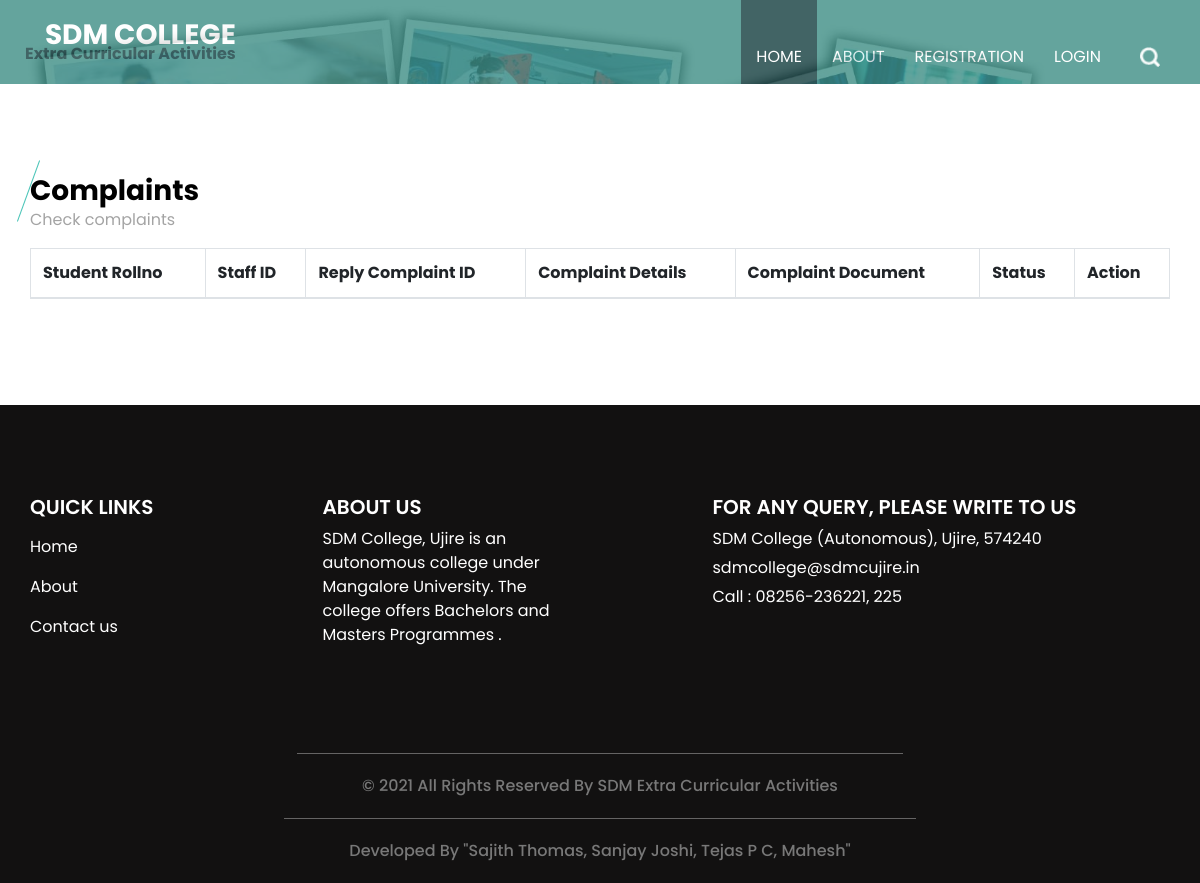
The page /view-complaint.php on the database as committed earlier.
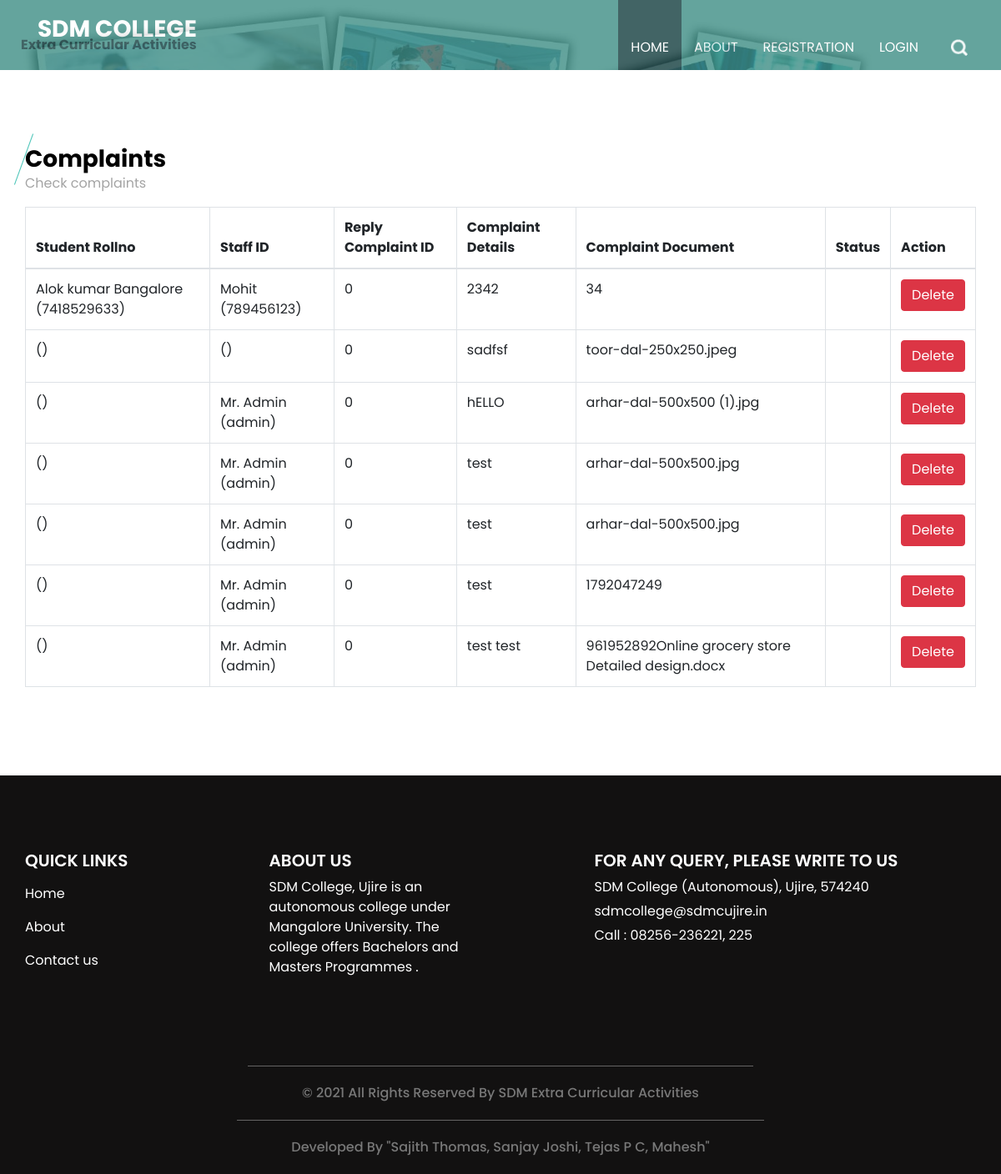
The same page on the database as committed later.
### tables this page shows
CREATE TABLE `complaint_report` (
  `complaint_report_id` int(11) NOT NULL,
  `student_id` int(11) NOT NULL,
  `staff_id` int(11) NOT NULL,
  `reply_complaint_report_id` int(11) NOT NULL,
  `complaint_date_tim` datetime NOT NULL,
  `complaint_detail` text NOT NULL,
  `complain_doc` varchar(300) NOT NULL,
  `complaint_status` varchar(20) NOT NULL
);

CREATE TABLE `student` (
  `student_id` int(11) NOT NULL,
  `student_name` varchar(30) NOT NULL,
  `course_id` int(11) NOT NULL,
  `student_rollno` varchar(10) NOT NULL,
  `student_password` varchar(300) NOT NULL,
  `st_class` varchar(20) NOT NULL,
  `student_image` varchar(300) NOT NULL,
  `gender` varchar(10) NOT NULL,
  `dob` date NOT NULL,
  `language` varchar(25) NOT NULL,
  `elective_paper` varchar(20) NOT NULL,
  `extension_activities` varchar(50) NOT NULL,
  `student_status` varchar(10) NOT NULL
);

CREATE TABLE `staff` (
  `staff_id` int(11) NOT NULL,
  `staff_name` varchar(25) NOT NULL,
  `staff_dp` varchar(300) NOT NULL,
  `staff_type` varchar(20) NOT NULL,
  `department_id` int(11) NOT NULL,
  `login_id` varchar(25) NOT NULL,
  `password` varchar(300) NOT NULL,
  `gender` varchar(6) NOT NULL,
  `dob` date DEFAULT NULL,
  `staff_status` varchar(10) NOT NULL
);

### view-complaint.php (the view, shortened to what this page needs)
<?php
include("header.php");
?>
  <section class="event_section layout_padding">
    <div class="container">
      <div class="heading_container">
        <h3>
         Complaints
        </h3>
        <p>
         Check complaints
        </p>
      </div>
      <div class="event_container">
        <div class="">
<table id="datatableplugin" class="table table-bordered">
	<thead>
		<tr>
			<th>Student Rollno</th>
			<th>Staff ID</th>
			<th>Reply Complaint ID</th>
			<th>Complaint Details</th>
			<th>Complaint Document</th>
			<th>Status</th>
			<th>Action</th>
		</tr>
	</thead>
	<tbody>
		<?php
		$sqlview = "SELECT complaint_report.*,student.student_name, student.student_rollno, staff.staff_name, staff.login_id FROM complaint_report LEFT JOIN student ON student.student_id=complaint_report.student_id LEFT JOIN staff ON complaint_report.staff_id=staff.staff_id";
		$qsqlview = mysqli_query($con,$sqlview);
		while($rsview = mysqli_fetch_array($qsqlview))
		{
			echo "<tr>
				<td>$rsview[student_name] ($rsview[student_rollno])</td>
				<td>$rsview[staff_name] ($rsview[login_id])	</td>
				<td>$rsview[reply_complaint_report_id]</td>
				<td>$rsview[complaint_detail]</td>
				<td>$rsview[complain_doc]</td>
				<td>$rsview[complaint_status] <br>";
				echo"</td>
				<td>
				<a href='view-complaint.php?delid=$rsview[complaint_report_id]' class='btn btn-danger' onclick='return confirmdel()' >Delete</a>
				</td>
			</tr>";
		}
		?>
	</tbody>
</table>
        </div>
      </div>
    </div>
  </section>
<?php
include("footer.php");
?>

Rows that differ between the two databases and show on the page:
added complaint_report: student.student_name "Alok kumar Bangalore", student.student_rollno "7418529633", staff.staff_name "Mohit", staff.login_id "789456123", reply_complaint_report "0", complaint_detail "2342", complain_doc "34"
added complaint_report: reply_complaint_report "0", complaint_detail "sadfsf", complain_doc "toor-dal-250x250.jpeg"
added complaint_report: staff.staff_name "Mr. Admin", staff.login_id "admin", reply_complaint_report "0", complaint_detail "hELLO", complain_doc "arhar-dal-500x500 (1).jpg"
added complaint_report: staff.staff_name "Mr. Admin", staff.login_id "admin", reply_complaint_report "0", complaint_detail "test", complain_doc "arhar-dal-500x500.jpg"
added complaint_report: staff.staff_name "Mr. Admin", staff.login_id "admin", reply_complaint_report "0", complaint_detail "test", complain_doc "arhar-dal-500x500.jpg"
added complaint_report: staff.staff_name "Mr. Admin", staff.login_id "admin", reply_complaint_report "0", complaint_detail "test", complain_doc "1792047249"
added complaint_report: staff.staff_name "Mr. Admin", staff.login_id "admin", reply_complaint_report "0", complaint_detail "test test", complain_doc "961952892Online grocery store Detailed design.docx"
